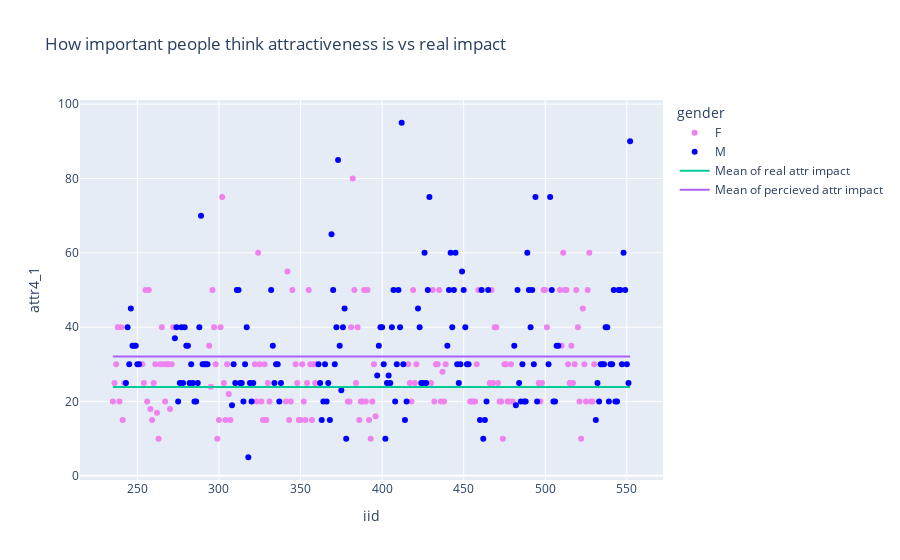

This figure's notebook cell:
### Code cell
fig_attr = px.scatter(data_attractiveness_2,
                      x='iid',
                      y='attr4_1',
                      color="gender",
                      color_discrete_map = gender_colors,
                      title='How important people think attractiveness is vs real impact')
x_min = data_attractiveness_2['iid'].min()
x_max = data_attractiveness_2['iid'].max()
fig_attr.add_trace(go.Scatter(x=[x_min, x_max], y=[attr_real_impact_mean, attr_real_impact_mean], mode='lines', name='Mean of real attr impact'))
fig_attr.add_trace(go.Scatter(x=[x_min, x_max], y=[attr_estimated_impact, attr_estimated_impact], mode='lines', name='Mean of percieved attr impact'))

fig_attr.show()

### Figure 1 — Plotly figure (JSON) as saved in the notebook; plotly's stock layout.template omitted (floating-point values rounded to 4 significant figures; data arrays with more than 128 entries replaced by an {"elided": "..."} marker saying what was removed)
{"data": [{"hovertemplate": "gender=F<br>iid=%{x}<br>attr4_1=%{y}<extra></extra>", "legendgroup": "F", "marker": {"color": "violet", "symbol": "circle"}, "mode": "markers", "name": "F", "orientation": "v", "showlegend": true, "type": "scatter", "x": {"elided": "155 int values"}, "xaxis": "x", "y": {"elided": "155 int values"}, "yaxis": "y"}, {"hovertemplate": "gender=M<br>iid=%{x}<br>attr4_1=%{y}<extra></extra>", "legendgroup": "M", "marker": {"color": "blue", "symbol": "circle"}, "mode": "markers", "name": "M", "orientation": "v", "showlegend": true, "type": "scatter", "x": {"elided": "160 int values"}, "xaxis": "x", "y": {"elided": "160 int values"}, "yaxis": "y"}, {"mode": "lines", "name": "Mean of real attr impact", "type": "scatter", "x": [235, 552], "y": [23.87, 23.87]}, {"mode": "lines", "name": "Mean of percieved attr impact", "type": "scatter", "x": [235, 552], "y": [32.1, 32.1]}], "layout": {"legend": {"title": {"text": "gender"}, "tracegroupgap": 0}, "title": {"text": "How important people think attractiveness is vs real impact"}, "xaxis": {"anchor": "y", "domain": [0, 1], "title": {"text": "iid"}}, "yaxis": {"anchor": "x", "domain": [0, 1], "title": {"text": "attr4_1"}}}}
